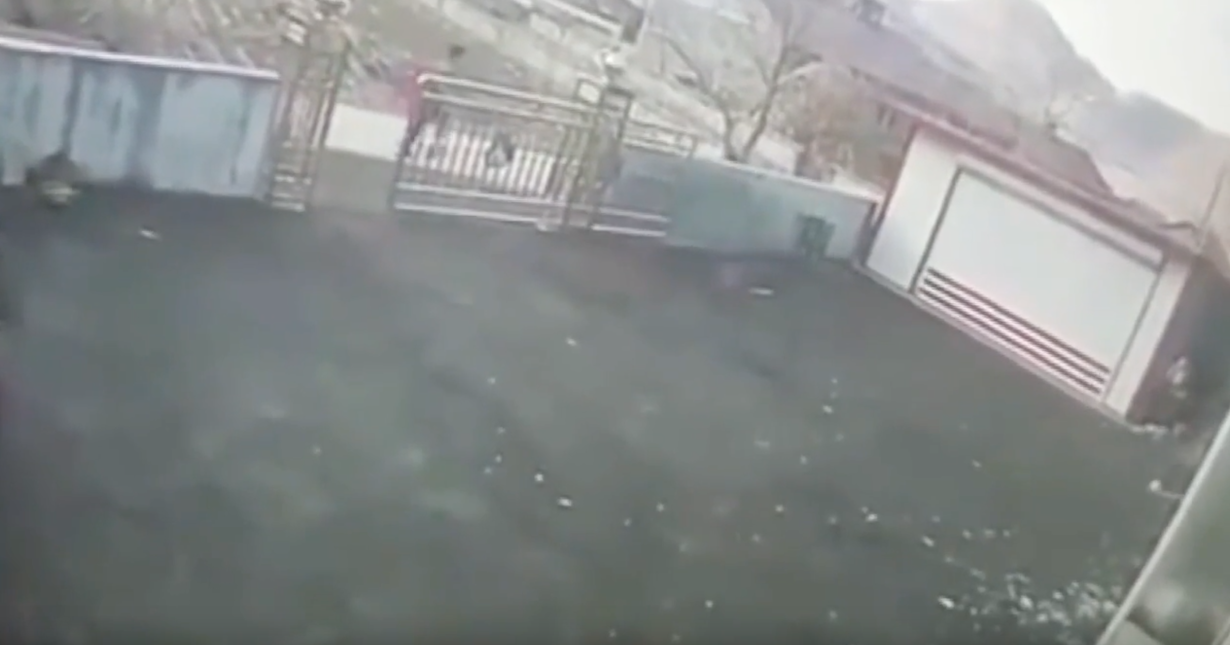
#> input picture nn/cv3/Images/Super1.png, 2460 x 1290 px (shown at 1/2 size)
$ python 'Lucas-Kanade Algorithms.py'
#> lines starting #> are read from the running program, lines starting #| are printed output that depends on the picture
import cv2
import numpy as np
import matplotlib.pyplot as plt

# some constants and default parameters
lk_params = dict(winSize=(15,15),maxLevel=2,
criteria=(cv2.TERM_CRITERIA_EPS | cv2.TERM_CRITERIA_COUNT,10,0.03))
subpix_params = dict(zeroZone=(-1,-1),winSize=(10,10),
criteria = (cv2.TERM_CRITERIA_COUNT | cv2.TERM_CRITERIA_EPS,20,0.03))
feature_params = dict(maxCorners=500,qualityLevel=0.01,minDistance=10)

class LKTracker(object):
    """ Class for Lucas-Kanade tracking with
    pyramidal optical flow."""
    def __init__(self,imnames):
        self.imnames = imnames
        self.features = []
        self.tracks = []
        self.current_frame = 0

    def detect_points(self):
        """ Detect ’good features to track’ (corners) in the current frame
        using sub-pixel accuracy. """

        # load the image and create grayscale
        self.image = cv2.imread(self.imnames[self.current_frame])
#> self.image is the input picture: shape (1290, 2460, 3); mean B, G, R 139.2, 140, 136.3
        self.gray = cv2.cvtColor(self.image, cv2.COLOR_BGR2GRAY)
        # search for good points
        features = cv2.goodFeaturesToTrack(self.gray, **feature_params)
#> features = 500 rows, first 8: [1989, 644], [2012, 644], [1859, 584], [2103, 712], [1886, 597], [1978, 638], [2196, 747], [2087, 673]
        # refine the corner locations
        cv2.cornerSubPix(self.gray, features, **subpix_params)
        self.features = features
#> self.features = 500 rows, first 8: [1980.1, 641.5], [2008.8, 645.2], [1852.7, 584.2], [2101.5, 709.9], [1886, 597], [1979.9, 641.6], [2191.7, 755.8], [2087, 673]
        self.tracks = [[p] for p in features.reshape((-1, 2))]
#> self.tracks = 500 items, first 6: [[1980.1, 641.5]], [[2008.8, 645.2]], [[1852.7, 584.2]], [[2101.5, 709.9]], [[1886, 597]], [[1979.9, 641.6]]
        self.prev_gray = self.gray

    # [44 lines left out: functions track_points, step, draw, not called in this run]

    def track(self):
        """ Generator for stepping through a sequence."""

        for i in range(len(self.imnames)):
            if self.features == []:
                self.detect_points()
            else:
                self.track_points()
                # create a copy in RGB
            f = np.array(self.features).reshape(-1, 2)
            im = cv2.cvtColor(self.image, cv2.COLOR_BGR2RGB)
            yield im, f

imnames = ['Images/Super1.png', 'Images/Super2.png', 'Images/Super3.png']
# [10 lines of commented-out code are left out]
lkt = LKTracker(imnames)
for im,ft in lkt.track():
    print('tracking %d features' % len(ft))
# plot the tracks
    plt.figure()
    plt.imshow(im)
    for p in ft:
        plt.plot(p[0],p[1],'bo')
    for t in lkt.tracks:
        plt.plot([p[0] for p in t],[p[1] for p in t])
#> this loop made 500 passes
    plt.axis('off')
    plt.show()
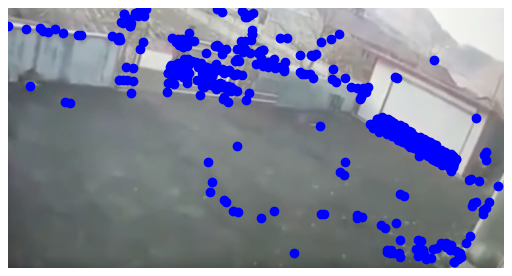
#> figure drawn by matplotlib, 1 panel
#> (the run stopped early here; a loop or call above may not have finished)
